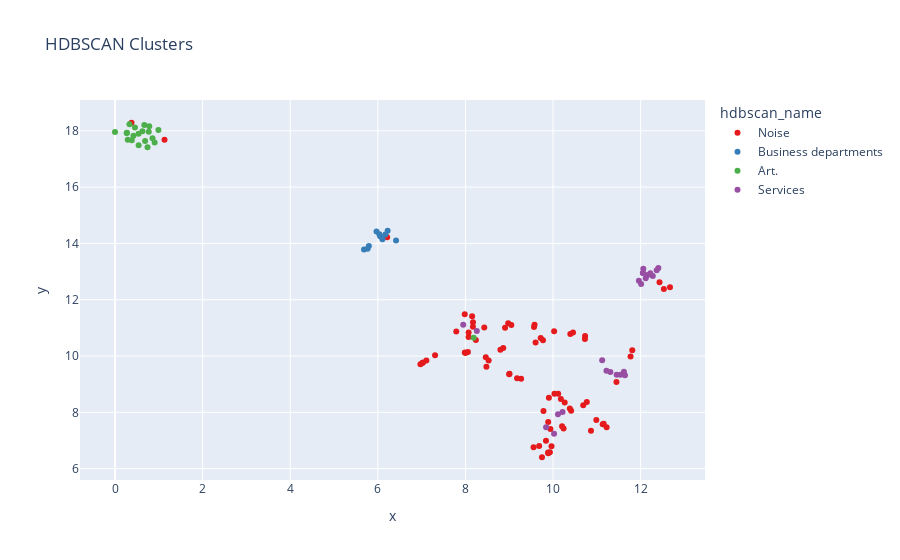
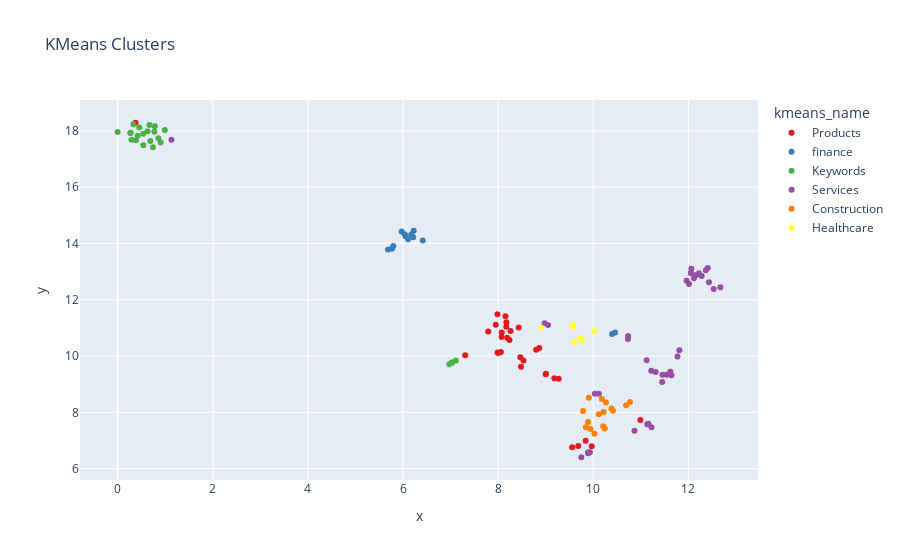

The code cell stored with these charts, in order, in its notebook:
### Markdown cell above
## Step 5 – Reduce to 2‑D with UMAP & visualize

### Code cell
reducer = umap.UMAP(n_neighbors=15, min_dist=0.1, metric='cosine', random_state=42)
proj = reducer.fit_transform(embeddings)
search_counts['x'], search_counts['y'] = proj[:,0], proj[:,1]

# Define a distinct color palette
colors = ['#e41a1c', '#377eb8', '#4daf4a', '#984ea3', '#ff7f00', '#ffff33', '#a65628', '#f781bf']



# --- HDBSCAN plot ---
fig_hdb = px.scatter(
    search_counts, x='x', y='y',
    color='hdbscan_name',
    hover_data=[TEXT_COL, 'hdbscan_name'],
    title='HDBSCAN Clusters',
    color_discrete_sequence=colors
)
fig_hdb.show()

# --- KMeans plot ---
fig_km = px.scatter(
    search_counts, x='x', y='y',
    color='kmeans_name',
    hover_data=[TEXT_COL, 'kmeans_name'],
    title='KMeans Clusters',
    color_discrete_sequence=colors
)
fig_km.show()

### Figure 1 — Plotly figure (JSON) as saved in the notebook; plotly's stock layout.template omitted (floating-point values rounded to 4 significant figures; data arrays with more than 128 entries replaced by an {"elided": "..."} marker saying what was removed)
{"data": [{"customdata": {"elided": "75x2 str values"}, "hovertemplate": "hdbscan_name=%{customdata[1]}<br>x=%{x}<br>y=%{y}<br>search_text=%{customdata[0]}<extra></extra>", "legendgroup": "Noise", "marker": {"color": "#e41a1c", "symbol": "circle"}, "mode": "markers", "name": "Noise", "orientation": "v", "showlegend": true, "type": "scatter", "x": [7.306, 11.77, 11.13, 7.031, 7.108, 9.94, 7.014, 6.972, 9.89, 10.87, 8.153, 9.927, 9.718, 9.602, 9.887, 12.43, 9.89, 9.747, 10.12, 10.03, 8.904, 7.984, 7.791, 10.24, 9.555, 10.21, 8.171, 12.53, 9.77, 9.906, 9.005, 9.179, 8.998, 9.271, 10.18, 11.45, 10.41, 10.38, 8.53, 9.048, 8.976, 8.465, 10.27, 10.39, 10.73, 9.965, 9.683, 9.839, 10.73, 10.46, 11.81, 8.863, 10.69, 9.566, 6.213, 11.16, 11.22, 10.99, 9.782, 1.13, 8.073, 8.071, 8.238, 8.43, 8.056, 7.985, 8.172, 8.002, 10.77, 10.03, 8.479, 12.67, 0.376, 9.578, 8.798], "xaxis": "x", "y": [10.03, 9.981, 7.58, 9.766, 9.843, 7.407, 9.749, 9.711, 7.658, 7.35, 11.41, 6.585, 10.64, 10.48, 6.577, 12.62, 6.55, 6.404, 8.657, 8.658, 11.0, 11.48, 10.87, 7.426, 6.76, 7.502, 11.04, 12.38, 10.56, 8.52, 9.367, 9.214, 9.352, 9.196, 8.471, 9.081, 8.056, 8.139, 9.845, 11.1, 11.17, 9.953, 8.352, 10.78, 10.71, 6.793, 6.807, 6.991, 10.61, 10.83, 10.21, 10.29, 8.249, 11.03, 14.22, 7.597, 7.473, 7.731, 8.048, 17.68, 10.83, 10.68, 10.57, 11.01, 10.15, 10.12, 11.2, 10.1, 8.363, 10.88, 9.616, 12.44, 18.29, 11.11, 10.22], "yaxis": "y"}, {"customdata": [["accounting", "Business departments"], ["accounting", "Business departments"], ["accounting", "Business departments"], ["revenue", "Business departments"], ["sales", "Business departments"], ["sales", "Business departments"], ["accounting", "Business departments"], ["accounting", "Business departments"], ["accounting", "Business departments"], ["finance ", "Business departments"]], "hovertemplate": "hdbscan_name=%{customdata[1]}<br>x=%{x}<br>y=%{y}<br>search_text=%{customdata[0]}<extra></extra>", "legendgroup": "Business departments", "marker": {"color": "#377eb8", "symbol": "circle"}, "mode": "markers", "name": "Business departments", "orientation": "v", "showlegend": true, "type": "scatter", "x": [6.052, 6.223, 5.97, 5.795, 5.684, 5.766, 6.035, 6.172, 6.105, 6.415], "xaxis": "x", "y": [14.26, 14.45, 14.43, 13.91, 13.79, 13.81, 14.32, 14.32, 14.15, 14.1], "yaxis": "y"}, {"customdata": [["indoor painting", "Art."], ["painting", "Art."], ["painting", "Art."], ["painting", "Art."], ["painting", "Art."], ["embroidery ", "Art."], ["painting ", "Art."], ["painting ", "Art."], ["painting ", "Art."], ["painting ", "Art."], ["embroidery ", "Art."], ["painting ", "Art."], ["painting ", "Art."], ["painting ", "Art."], ["embroidery ", "Art."], ["painting ", "Art."], ["painting", "Art."], ["painter", "Art."], ["embroidery", "Art."], ["hair", "Art."]], "hovertemplate": "hdbscan_name=%{customdata[1]}<br>x=%{x}<br>y=%{y}<br>search_text=%{customdata[0]}<extra></extra>", "legendgroup": "Art.", "marker": {"color": "#4daf4a", "symbol": "circle"}, "mode": "markers", "name": "Art.", "orientation": "v", "showlegend": true, "type": "scatter", "x": [0.4549, 0.2733, 0.5378, 0.33, 0.781, 0.8556, 0.6262, 0.42, 0.669, 0.3834, 0.7414, 0.2898, 0.5389, 0.77, 0.9046, 0.2651, 0.6869, -0.0007355, 0.9903, 8.189], "xaxis": "x", "y": [18.12, 17.93, 17.89, 18.23, 18.16, 17.74, 17.98, 17.83, 18.21, 17.67, 17.42, 17.68, 17.49, 17.97, 17.58, 17.92, 17.64, 17.96, 18.03, 10.65], "yaxis": "y"}, {"customdata": [["plumber", "Services"], ["handyman", "Services"], ["builders", "Services"], ["construction", "Services"], ["plumber", "Services"], ["plumber", "Services"], ["general contractor ", "Services"], ["general contractor ", "Services"], ["general contractor ", "Services"], ["handyman ", "Services"], ["handyman ", "Services"], ["school", "Services"], ["school", "Services"], ["dentist", "Services"], ["dentist", "Services"], ["dentist", "Services"], ["dentist", "Services"], ["dentist", "Services"], ["electrician", "Services"], ["plumber", "Services"], ["housing", "Services"], ["dentist", "Services"], ["dentist", "Services"], ["construction", "Services"]], "hovertemplate": "hdbscan_name=%{customdata[1]}<br>x=%{x}<br>y=%{y}<br>search_text=%{customdata[0]}<extra></extra>", "legendgroup": "Services", "marker": {"color": "#984ea3", "symbol": "circle"}, "mode": "markers", "name": "Services", "orientation": "v", "showlegend": true, "type": "scatter", "x": [12.12, 11.62, 10.11, 9.842, 12.06, 12.37, 11.31, 11.22, 11.45, 11.54, 11.64, 8.26, 7.949, 11.96, 12.01, 12.05, 12.16, 12.4, 11.12, 12.05, 10.22, 12.28, 12.22, 10.02], "xaxis": "x", "y": [12.76, 9.442, 7.935, 7.473, 13.1, 13.05, 9.434, 9.476, 9.331, 9.338, 9.319, 10.89, 11.11, 12.68, 12.56, 12.95, 12.87, 13.13, 9.851, 12.95, 8.01, 12.84, 12.94, 7.241], "yaxis": "y"}], "layout": {"legend": {"title": {"text": "hdbscan_name"}, "tracegroupgap": 0}, "title": {"text": "HDBSCAN Clusters"}, "xaxis": {"anchor": "y", "domain": [0, 1], "title": {"text": "x"}}, "yaxis": {"anchor": "x", "domain": [0, 1], "title": {"text": "y"}}}}

### Figure 2 — Plotly figure (JSON) as saved in the notebook; plotly's stock layout.template omitted (floating-point values rounded to 4 significant figures)
{"data": [{"customdata": [["sports", "Products"], ["piano", "Products"], ["books", "Products"], ["windows", "Products"], ["emroidery", "Products"], ["children", "Products"], ["ac", "Products"], ["ac", "Products"], ["ac", "Products"], ["air conditioning", "Products"], ["school", "Products"], ["sunscreen", "Products"], ["school", "Products"], ["sun", "Products"], ["mechanical ", "Products"], ["mechanical ", "Products"], ["mechanical ", "Products"], ["jodi", "Products"], ["move", "Products"], ["hair", "Products"], ["hair", "Products"], ["hair", "Products"], ["hair", "Products"], ["car", "Products"], ["honey", "Products"], ["bees", "Products"], ["book", "Products"], ["bees", "Products"], ["nano", "Products"], ["audio visual", "Products"], ["solera", "Products"]], "hovertemplate": "kmeans_name=%{customdata[1]}<br>x=%{x}<br>y=%{y}<br>search_text=%{customdata[0]}<extra></extra>", "legendgroup": "Products", "marker": {"color": "#e41a1c", "symbol": "circle"}, "mode": "markers", "name": "Products", "orientation": "v", "showlegend": true, "type": "scatter", "x": [7.306, 8.153, 7.984, 7.791, 9.555, 8.171, 9.005, 9.179, 8.998, 9.271, 8.26, 8.53, 7.949, 8.465, 9.965, 9.683, 9.839, 8.863, 10.99, 8.189, 8.073, 8.071, 8.238, 8.43, 8.056, 7.985, 8.172, 8.002, 8.479, 0.376, 8.798], "xaxis": "x", "y": [10.03, 11.41, 11.48, 10.87, 6.76, 11.04, 9.367, 9.214, 9.352, 9.196, 10.89, 9.845, 11.11, 9.953, 6.793, 6.807, 6.991, 10.29, 7.731, 10.65, 10.83, 10.68, 10.57, 11.01, 10.15, 10.12, 11.2, 10.1, 9.616, 18.29, 10.22], "yaxis": "y"}, {"customdata": [["accounting", "finance"], ["accounting", "finance"], ["accounting", "finance"], ["revenue", "finance"], ["sales", "finance"], ["insurance", "finance"], ["sales", "finance"], ["insurance", "finance"], ["accounting", "finance"], ["cpa", "finance"], ["accounting", "finance"], ["accounting", "finance"], ["finance ", "finance"]], "hovertemplate": "kmeans_name=%{customdata[1]}<br>x=%{x}<br>y=%{y}<br>search_text=%{customdata[0]}<extra></extra>", "legendgroup": "finance", "marker": {"color": "#377eb8", "symbol": "circle"}, "mode": "markers", "name": "finance", "orientation": "v", "showlegend": true, "type": "scatter", "x": [6.052, 6.223, 5.97, 5.795, 5.684, 10.39, 5.766, 10.46, 6.035, 6.213, 6.172, 6.105, 6.415], "xaxis": "x", "y": [14.26, 14.45, 14.43, 13.91, 13.79, 10.78, 13.81, 10.83, 14.32, 14.22, 14.32, 14.15, 14.1], "yaxis": "y"}, {"customdata": [["indoor painting", "Keywords"], ["decks", "Keywords"], ["decks", "Keywords"], ["painting", "Keywords"], ["painting", "Keywords"], ["decks", "Keywords"], ["painting", "Keywords"], ["painting", "Keywords"], ["decks", "Keywords"], ["embroidery ", "Keywords"], ["painting ", "Keywords"], ["painting ", "Keywords"], ["painting ", "Keywords"], ["painting ", "Keywords"], ["embroidery ", "Keywords"], ["painting ", "Keywords"], ["painting ", "Keywords"], ["painting ", "Keywords"], ["embroidery ", "Keywords"], ["painting ", "Keywords"], ["painting", "Keywords"], ["painter", "Keywords"], ["embroidery", "Keywords"]], "hovertemplate": "kmeans_name=%{customdata[1]}<br>x=%{x}<br>y=%{y}<br>search_text=%{customdata[0]}<extra></extra>", "legendgroup": "Keywords", "marker": {"color": "#4daf4a", "symbol": "circle"}, "mode": "markers", "name": "Keywords", "orientation": "v", "showlegend": true, "type": "scatter", "x": [0.4549, 7.031, 7.108, 0.2733, 0.5378, 7.014, 0.33, 0.781, 6.972, 0.8556, 0.6262, 0.42, 0.669, 0.3834, 0.7414, 0.2898, 0.5389, 0.77, 0.9046, 0.2651, 0.6869, -0.0007355, 0.9903], "xaxis": "x", "y": [18.12, 9.766, 9.843, 17.93, 17.89, 9.749, 18.23, 18.16, 9.711, 17.74, 17.98, 17.83, 18.21, 17.67, 17.42, 17.68, 17.49, 17.97, 17.58, 17.92, 17.64, 17.96, 18.03], "yaxis": "y"}, {"customdata": [["senior helpers", "Services"], ["slider", "Services"], ["adjuster", "Services"], ["kcraft", "Services"], ["kcraft", "Services"], ["wilcox", "Services"], ["kcraft", "Services"], ["kcraft", "Services"], ["fireplace ", "Services"], ["fireplace ", "Services"], ["plumber", "Services"], ["handyman", "Services"], ["plumber", "Services"], ["plumber", "Services"], ["deacon tim", "Services"], ["general contractor ", "Services"], ["general contractor ", "Services"], ["general contractor ", "Services"], ["handyman ", "Services"], ["handyman ", "Services"], ["handiman", "Services"], ["montessori", "Services"], ["montessori", "Services"], ["dentist", "Services"], ["dentist", "Services"], ["dentist", "Services"], ["dentist", "Services"], ["dentist", "Services"], ["lawyer", "Services"], ["lawyer", "Services"], ["electrician", "Services"], ["plumber", "Services"], ["senior", "Services"], ["movers", "Services"], ["movers", "Services"], ["wedding", "Services"], ["dentist", "Services"], ["dentist", "Services"], ["mark miller", "Services"]], "hovertemplate": "kmeans_name=%{customdata[1]}<br>x=%{x}<br>y=%{y}<br>search_text=%{customdata[0]}<extra></extra>", "legendgroup": "Services", "marker": {"color": "#984ea3", "symbol": "circle"}, "mode": "markers", "name": "Services", "orientation": "v", "showlegend": true, "type": "scatter", "x": [11.77, 11.13, 10.87, 9.927, 9.887, 12.43, 9.89, 9.747, 10.12, 10.03, 12.12, 11.62, 12.06, 12.37, 12.53, 11.31, 11.22, 11.45, 11.54, 11.64, 11.45, 9.048, 8.976, 11.96, 12.01, 12.05, 12.16, 12.4, 10.73, 10.73, 11.12, 12.05, 11.81, 11.16, 11.22, 1.13, 12.28, 12.22, 12.67], "xaxis": "x", "y": [9.981, 7.58, 7.35, 6.585, 6.577, 12.62, 6.55, 6.404, 8.657, 8.658, 12.76, 9.442, 13.1, 13.05, 12.38, 9.434, 9.476, 9.331, 9.338, 9.319, 9.081, 11.1, 11.17, 12.68, 12.56, 12.95, 12.87, 13.13, 10.71, 10.61, 9.851, 12.95, 10.21, 7.597, 7.473, 17.68, 12.84, 12.94, 12.44], "yaxis": "y"}, {"customdata": [["concrete", "Construction"], ["landscaping ", "Construction"], ["builders", "Construction"], ["construction", "Construction"], ["remodel", "Construction"], ["remodeling", "Construction"], ["my father's house", "Construction"], ["house tepairs", "Construction"], ["house repairs", "Construction"], ["house repairs", "Construction"], ["realtor", "Construction"], ["carpeting and floor care ", "Construction"], ["aragon farms ", "Construction"], ["housing", "Construction"], ["construction", "Construction"], ["carpet installation ", "Construction"]], "hovertemplate": "kmeans_name=%{customdata[1]}<br>x=%{x}<br>y=%{y}<br>search_text=%{customdata[0]}<extra></extra>", "legendgroup": "Construction", "marker": {"color": "#ff7f00", "symbol": "circle"}, "mode": "markers", "name": "Construction", "orientation": "v", "showlegend": true, "type": "scatter", "x": [9.94, 9.89, 10.11, 9.842, 10.24, 10.21, 9.906, 10.18, 10.41, 10.38, 10.27, 10.69, 9.782, 10.22, 10.02, 10.77], "xaxis": "x", "y": [7.407, 7.658, 7.935, 7.473, 7.426, 7.502, 8.52, 8.471, 8.056, 8.139, 8.352, 8.249, 8.048, 8.01, 7.241, 8.363], "yaxis": "y"}, {"customdata": [["homeopathy", "Healthcare"], ["homeopath", "Healthcare"], ["homeschool", "Healthcare"], ["homeopath", "Healthcare"], ["emmaus catholic hospice", "Healthcare"], ["home health care ", "Healthcare"], ["emmaus catholic hospice", "Healthcare"]], "hovertemplate": "kmeans_name=%{customdata[1]}<br>x=%{x}<br>y=%{y}<br>search_text=%{customdata[0]}<extra></extra>", "legendgroup": "Healthcare", "marker": {"color": "#ffff33", "symbol": "circle"}, "mode": "markers", "name": "Healthcare", "orientation": "v", "showlegend": true, "type": "scatter", "x": [9.718, 9.602, 8.904, 9.77, 9.566, 10.03, 9.578], "xaxis": "x", "y": [10.64, 10.48, 11.0, 10.56, 11.03, 10.88, 11.11], "yaxis": "y"}], "layout": {"legend": {"title": {"text": "kmeans_name"}, "tracegroupgap": 0}, "title": {"text": "KMeans Clusters"}, "xaxis": {"anchor": "y", "domain": [0, 1], "title": {"text": "x"}}, "yaxis": {"anchor": "x", "domain": [0, 1], "title": {"text": "y"}}}}
